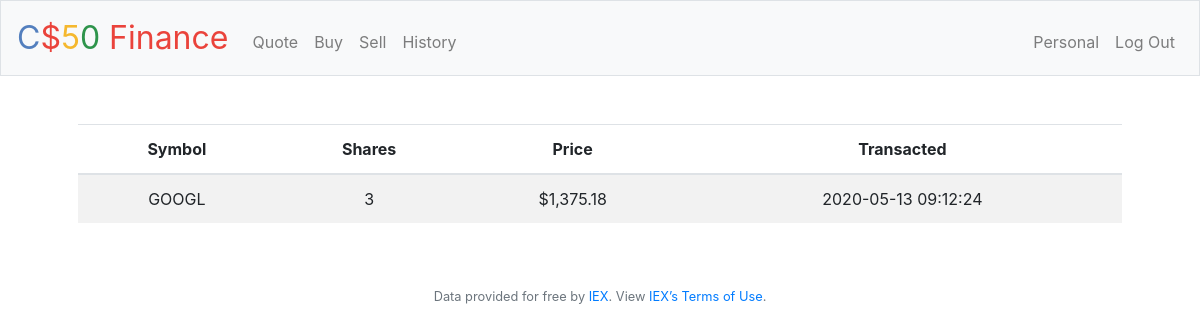
Screenshot of /history (signed in) with the database file from the repository.
### tables this page shows
CREATE TABLE history (
id_users INTEGER,
id INTEGER PRIMARY KEY NOT NULL,
symbol TEXT NOT NULL,
shares INTEGER NOT NULL,
price NUMERIC NOT NULL,
transacted datetime NOT NULL,
FOREIGN KEY(id_users) REFERENCES users(id)
);

### pset8/finance/application.py (the view)
@app.route("/history")
@login_required
def history():
    list_dict = []
    history = db.execute("SELECT * FROM history WHERE id_users = ?", session["user_id"])
    for row in history:
        new_dict = {}
        new_dict['symbol'] = row['symbol']
        new_dict['shares'] = row['shares']
        new_dict['price'] = usd(row['price'])
        new_dict['transacted'] = row['transacted']
        list_dict.append(new_dict)
    return render_template("/history.html", list_dict=list_dict)

### pset8/finance/application.py (called while the page is built)
@app.after_request
def after_request(response):
    response.headers["Cache-Control"] = "no-cache, no-store, must-revalidate"
    response.headers["Expires"] = 0
    response.headers["Pragma"] = "no-cache"
    return response

### pset8/finance/helpers.py (called while the page is built)
def login_required(f):
    @wraps(f)
    def decorated_function(*args, **kwargs):
        if session.get("user_id") is None:
            return redirect("/login")
        return f(*args, **kwargs)
    return decorated_function

def usd(value):
    return f"${value:,.2f}"

### pset8/finance/templates/history.html (shortened to what this page needs)
{% extends "layout.html" %}
{% block main %}
    <table class="table table-striped">
        <thead>
            <tr>
                <th>Symbol</th>
                <th>Shares</th>
                <th>Price</th>
                <th>Transacted</th>
            </tr>
        </thead>
        <tbody>
            {% for a in list_dict %}
                <tr>
                    <td>{{ a["symbol"] }}</td>
                    <td>{{ a["shares"] }}</td>
                    <td>{{ a["price"] }}</td>
                    <td>{{ a["transacted"] }}</td>
                </tr>
            {% endfor %}
        </tbody>
    </table>
{% endblock %}

### rows the page displays
history: symbol "GOOGL", shares "3", price "$1,375.18", transacted "2020-05-13 09:12:24"
